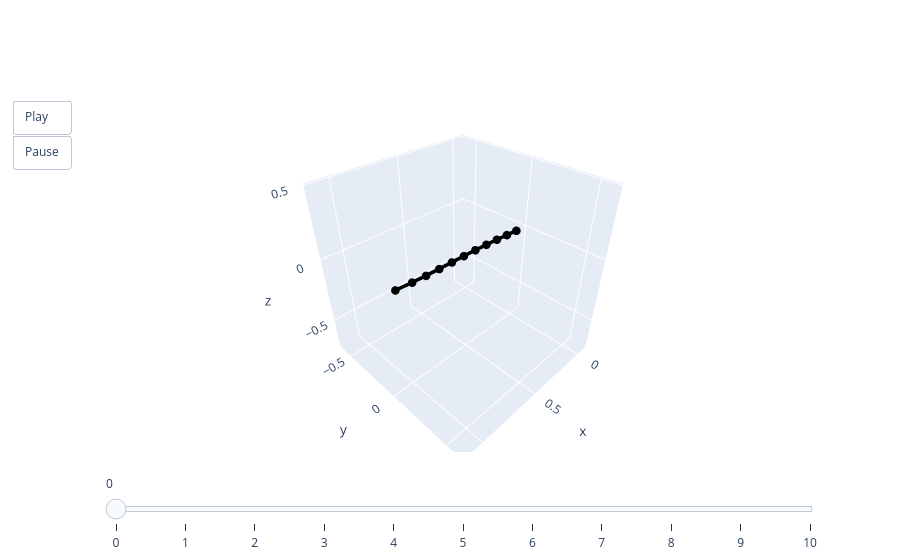

The cell this chart's notebook holds for it:
### Code cell
animate(pred_train[0])

### Figure 1 — Plotly figure (JSON) as saved in the notebook; plotly's stock layout.template omitted (floating-point values rounded to 4 significant figures)
{"data": [{"line": {"color": "black", "width": 7}, "marker": {"size": 5}, "mode": "lines+markers", "type": "scatter3d", "x": [0, 0.1031, 0.2074, 0.3119, 0.4165, 0.5211, 0.6256, 0.7299, 0.834, 0.938, 1.057], "y": [0, 0, 0, 0, 0, 0, 0, 0, 0, 0, 0], "z": [0, 0.006874, 0.01338, 0.01865, 0.02242, 0.02477, 0.02618, 0.02747, 0.02982, 0.03467, 0.04239]}], "layout": {"scene": {"aspectmode": "cube", "xaxis": {"autorange": false, "range": [-0.1057, 1.162]}, "yaxis": {"autorange": false, "range": [-0.634, 0.634]}, "zaxis": {"autorange": false, "range": [-0.7587, 0.5092]}}, "sliders": [{"steps": [{"args": [["0"], {"frame": {"duration": 0, "redraw": true}, "mode": "immediate"}], "label": "0", "method": "animate"}, {"args": [["1"], {"frame": {"duration": 0, "redraw": true}, "mode": "immediate"}], "label": "1", "method": "animate"}, {"args": [["2"], {"frame": {"duration": 0, "redraw": true}, "mode": "immediate"}], "label": "2", "method": "animate"}, {"args": [["3"], {"frame": {"duration": 0, "redraw": true}, "mode": "immediate"}], "label": "3", "method": "animate"}, {"args": [["4"], {"frame": {"duration": 0, "redraw": true}, "mode": "immediate"}], "label": "4", "method": "animate"}, {"args": [["5"], {"frame": {"duration": 0, "redraw": true}, "mode": "immediate"}], "label": "5", "method": "animate"}, {"args": [["6"], {"frame": {"duration": 0, "redraw": true}, "mode": "immediate"}], "label": "6", "method": "animate"}, {"args": [["7"], {"frame": {"duration": 0, "redraw": true}, "mode": "immediate"}], "label": "7", "method": "animate"}, {"args": [["8"], {"frame": {"duration": 0, "redraw": true}, "mode": "immediate"}], "label": "8", "method": "animate"}, {"args": [["9"], {"frame": {"duration": 0, "redraw": true}, "mode": "immediate"}], "label": "9", "method": "animate"}, {"args": [["10"], {"frame": {"duration": 0, "redraw": true}, "mode": "immediate"}], "label": "10", "method": "animate"}]}], "updatemenus": [{"buttons": [{"args": [null, {"frame": {"duration": 50, "redraw": true}, "fromcurrent": true}], "label": "Play", "method": "animate"}, {"args": [[null], {"frame": {"duration": 0, "redraw": true}, "mode": "immediate"}], "label": "Pause", "method": "animate"}], "showactive": false, "type": "buttons"}]}}
